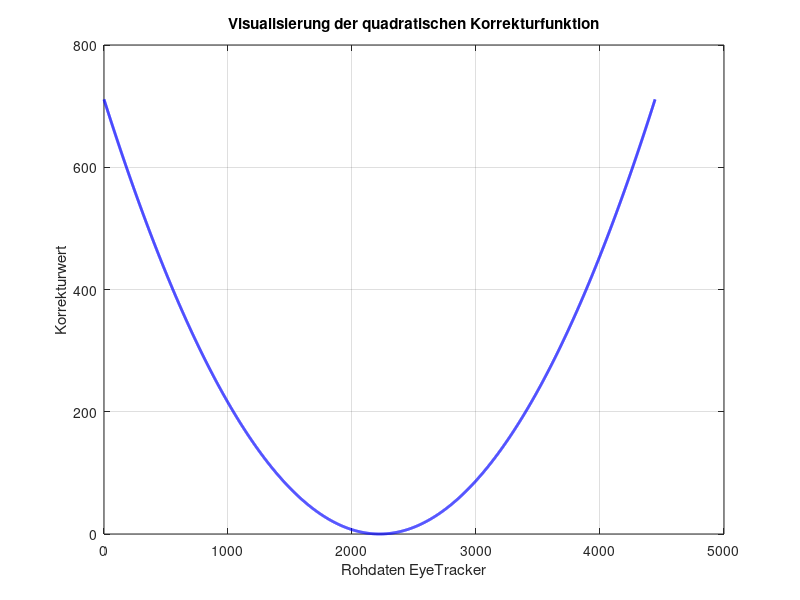
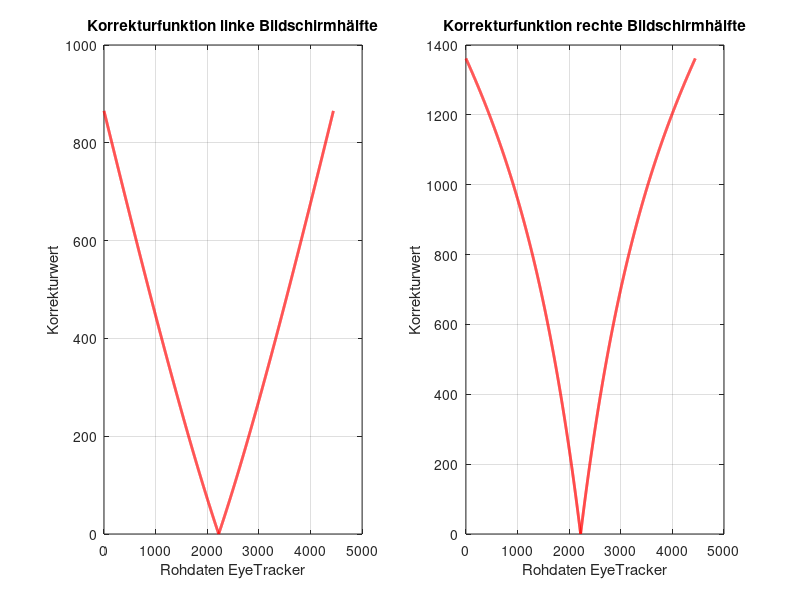

Write the MATLAB code that produced these figures, in order. (Note: this script raises an error after producing the figures.)
% Parameterdefinition
c = 0.012; % Korrektur-Koeffizient
k_r = 1; % Zusätzlicher Skalierungsfaktor für rechte Bildschirmhälfte
middle_width = 2222; % Mitte des Bildschrims in Pixel


% Wertebereich für Tracking_Data_list[4]
x1 = linspace(0, 4444, 4444); % Beispielbereich
x2 = linspace(0, 4444, 4444); % Beispielbereich

% Berechnung der Korrekturwerte für linke Bildschirmhälfte
correction_value_1 = (c * (middle_width - x1)).^2;

% Berechnung der Korrekturwerte für rechte Bildschirmhälfte
correction_value_2 = (c * (middle_width - x2)).^2 * k_r;

% Plot für die erste Funktion
figure;
plot(x1, correction_value_1, 'b-', 'LineWidth', 2);
xlabel('Rohdaten EyeTracker');
ylabel('Korrekturwert');
title('Visualisierung der quadratischen Korrekturfunktion');
grid on;

% Plot für die zweite Funktion
%figure;
%plot(x2, correction_value_2, 'r-', 'LineWidth', 2);
%xlabel('Tracking Data (Tracking\_Data\_list[4])');
%ylabel('Correction Value');
%title('Visualisierung der zweiten Korrekturfunktion');
%grid on;



% Parameterdefinition
c = 0.03; % Korrektur-Koeffizient
middle_width = 2222; % Mitte des Bildschirms in Pixel
k_r = 1; % Verstärkungsfaktor für die Korrektur
gamma = 0.0005; % Kontrolliert die Begrenzung der Exponentialverstärkung
d = 100; % Basis-Offset für stärkeren Startanstieg
p = 1.4; % Verstärkt den Anstieg der Kurve

% Wertebereich für Tracking_Data_list[4]
x = linspace(0, 4444, 4444); % Beispielbereich

% Modifizierte Korrekturfunktion mit stärkerem Anstieg in der Mitte
correction_value = k_r * (c * abs(middle_width - x) + d).^p .* (1 - exp(-gamma * abs(middle_width - x)));
k_r2=1
c2=0.013
d2=100
p2=1.5
gamma2=0.0012
correction_value2 = k_r2 * (c2 * abs(middle_width - x) + d2).^p2 .* (1 - exp(-gamma2 * abs(middle_width - x)));

% Plot der Funktion
figure;
subplot(1,2,1)
plot(x, correction_value, 'r-', 'LineWidth', 2);
xlabel('Rohdaten EyeTracker');
ylabel('Korrekturwert');
title('Korrekturfunktion linke Bildschirmhälfte');
grid on;


subplot(1,2,2)
plot(x, correction_value2, 'r-', 'LineWidth', 2);
xlabel('Rohdaten EyeTracker');
ylabel('Korrekturwert');
title('Korrekturfunktion rechte Bildschirmhälfte');
grid on;

maus_x= [];
maus_y= [];

unkalibriert_x= [];
unkalibriert_y= [];

kalibriert_x= [];
kalibriert_y= [];

filename = "x_y_Track_old_clean.txt";
str = readlines(filename);
start="(";
fin=")";
for i=1:length(str)
    str_current = str(i);
    start="(";
    fin=")";
    values = extractBetween(str_current,start,fin);
    % Matlab beginnt bei 1 und nicht bei 0
    values_maus = values(1);
    values_unkalibriert = values(2);
    values_kalibriert = values(3);
    start="";
    fin=",";
    value_maus_x = extractBetween(values_maus,start,fin);
    value_maus_y = extractAfter(values_maus, ", ");
    value_unkalibriert_x = extractBetween(values_unkalibriert,start,fin);
    value_unkalibriert_y = extractAfter(values_unkalibriert, ", ");
    value_kalibriert_x = extractBetween(values_kalibriert,start,fin);
    value_kalibriert_y = extractAfter(values_kalibriert, ", ");
    maus_x(i)=str2double(value_maus_x);
    maus_y(i)=str2double(value_maus_y);

    unkalibriert_x(i)=str2double(value_unkalibriert_x);
    unkalibriert_y(i)=str2double(value_unkalibriert_y);

    kalibriert_x(i)=str2double(value_kalibriert_x);
    kalibriert_y(i)=str2double(value_kalibriert_y);
    i=i+1;
end

maus_x
maus_y

unkalibriert_x
unkalibriert_y

kalibriert_x
kalibriert_y

% Plot für x-Achse Maus & unkalibriert (alte Funktion) 
figure; 
subplot(1,2,1)
x_ideal = linspace(0,4444);
y_ideal = x_ideal; 
plot(x_ideal, y_ideal);
hold on
scatter(maus_x, unkalibriert_x, 'b' ,"filled");
xlabel('Reale Blickposition');
ylabel('Unkalibrierte EyeTracker-Werte');
title('Gegenüberstellung reale Blickposition und unkalibrierte EyeTracker-Werte');
grid on;


% Plot für x-Achse Maus & kalibriert (alte Funktion) 

subplot(1,2,2)
x_ideal = linspace(0,4444);
y_ideal = x_ideal; 
plot(x_ideal, y_ideal);
hold on
scatter(maus_x, kalibriert_x, 'b' ,"filled");
xlabel('Reale Blickposition');
ylabel('Kalibrierte EyeTracker-Werte');
title('Gegenüberstellung reale Blickposition und kalibrierte EyeTracker-Werte');
grid on;


% Plot für y-Achse Maus & kalibriert 

figure;
x_ideal = linspace(0,1080);
y_ideal = x_ideal; 
plot(x_ideal, y_ideal);
hold on
scatter(maus_y, unkalibriert_y, "b", "filled");
xlabel('Reale Blickposition');
ylabel('Kalibrierte, geschätzte Blickposition Eye-Tracker');
title('Reale Blickposition vs. kalibrierte geschätzte Blickposition y-Achse (alte Funktion)');
grid on;



% Für die erhobenen Daten mit der neuen Funktion vom 03.03

maus_x= [];
maus_y= [];

unkalibriert_x= [];
unkalibriert_y= [];

kalibriert_x= [];
kalibriert_y= [];

filename = "x_y_Track_new_clean.csv";
str = readlines(filename);
start="(";
fin=")";
for i=1:length(str)
    str_current = str(i);
    start="";
    fin=",";
    values = extractBetween(str_current,start,fin)
    % Matlab beginnt bei 1 und nicht bei 0
    value_maus_x = values(1);
    value_maus_y = values(2);
    value_unkalibriert_x = values(3);
    value_unkalibriert_y = values(4);
    value_kalibriert_x = values(5);
    value_kalibriert_y = values(6);
    maus_x(i)=str2double(value_maus_x);
    maus_y(i)=str2double(value_maus_y);

    unkalibriert_x(i)=str2double(value_unkalibriert_x);
    unkalibriert_y(i)=str2double(value_unkalibriert_y);

    kalibriert_x(i)=str2double(value_kalibriert_x);
    kalibriert_y(i)=str2double(value_kalibriert_y);
    i=i+1;
end


% Plot für x-Achse Maus & unkalibriert (neue Funktion) 
figure;
subplot(1,2,1)
x_ideal = linspace(0,4444);
y_ideal = x_ideal; 
plot(x_ideal, y_ideal);
hold on
scatter(maus_x, unkalibriert_x, 'r', 'filled');
xlabel('Reale Blickposition');
ylabel('Unkalibrierte EyeTracker-Werte');
title('Reale Blickposition vs. unkalibrierte geschätzte Blickposition x-Achse(neue Funktion)');
grid on;


% Plot für x-Achse Maus & kalibriert (neue Funktion) 

subplot(1,2,2)
x_ideal = linspace(0,4444);
y_ideal = x_ideal; 
plot(x_ideal, y_ideal);
hold on
scatter(maus_x, kalibriert_x, 'r','filled');
xlabel('Reale Blickposition');
ylabel('Kalibrierte EyeTracker-Werte');
title('Reale Blickposition vs. kalibrierte geschätzte Blickposition x-Achse (neue Funktion)');
grid on;




% Plot für y-Achse Maus & kalibriert 

figure;
x_ideal = linspace(0,1080);
y_ideal = x_ideal; 
plot(x_ideal, y_ideal);
hold on
scatter(maus_y, unkalibriert_y, "r", "filled");
xlabel('Reale Blickposition');
ylabel('Kalibrierte, geschätzte Blickposition Eye-Tracker');
title('Reale Blickposition vs. kalibrierte geschätzte Blickposition y-Achse (neue Funktion)');
grid on;
